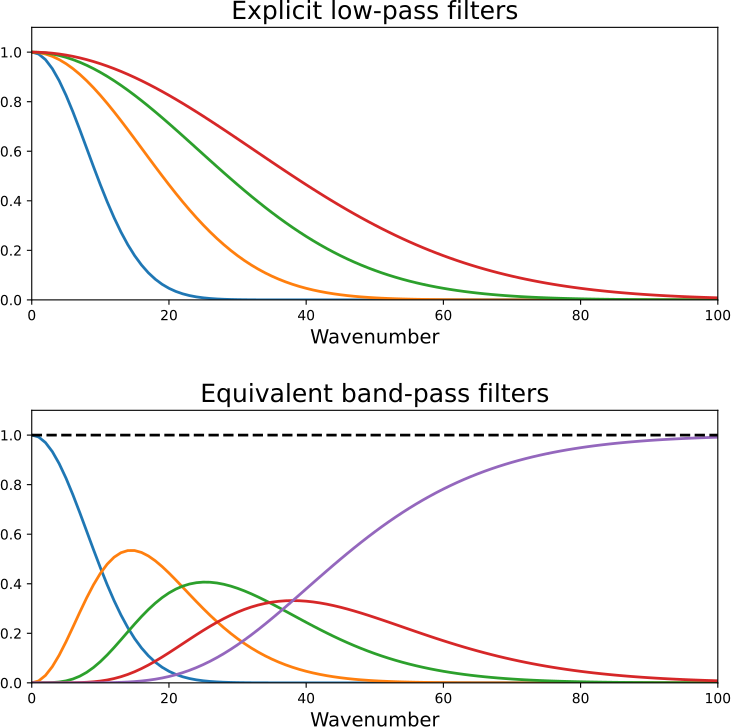

Recreate this plot in Python.
#!/usr/bin/env python3

import matplotlib.pyplot as plt
import numpy as np
import os

# Parameters
nsmax = 100
nf = 5

# Wavenumbers
wn = np.linspace(0, nsmax, nsmax+1)

# Explicit low-pass filters
lpf = np.zeros((nsmax+1, nf-1))
for i in range(nf-1):
  L = 0.4*(i+1)*(nsmax+1)/nf
  for k in range(nsmax+1):
    lpf[k,i] = np.exp(-0.5*(k/L)**2)

# Equivalent band-pass filters
bpf = np.ones((nsmax+1, nf))
bpf[:,0] = lpf[:,0]
for j in range(1,nf):
  bpf[:,j] *= (1.0-lpf[:,0])
for i in range(1,nf-1):
  bpf[:,i] *= lpf[:,i]
  for j in range(i+1,nf):
    bpf[:,j] *= (1.0-lpf[:,i])
bpf_sum = np.sum(bpf, axis=1)

# Plot
fig,ax = plt.subplots(ncols=1, nrows=2, figsize=(8,8))
ax[0].plot(wn, lpf, linewidth=2.0)
ax[0].set_title("Explicit low-pass filters", fontsize=18)
ax[0].set_xlabel("Wavenumber", fontsize=14)
ax[0].set_xlim(0, nsmax)
ax[0].set_ylim(0, 1.1)
ax[1].plot(wn, bpf, linewidth=2.0)
ax[1].plot(wn, bpf_sum, '--k', linewidth=2.0)
ax[1].set_title("Equivalent band-pass filters", fontsize=18)
ax[1].set_xlabel("Wavenumber", fontsize=14)
ax[1].set_xlim(0, nsmax)
ax[1].set_ylim(0, 1.1)
fig.tight_layout(pad=2.5)
plt.savefig('lp_to_bp.pdf', format='pdf', dpi=300)
plt.close()
os.system('pdfcrop lp_to_bp.pdf lp_to_bp.pdf')
